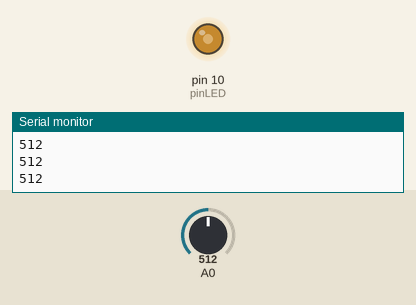
The sketch below on a simulated Arduino Uno, built with avr-gcc and run on an emulated ATmega328P. On the bench: output pins drawn as LEDs (lit = HIGH), the last lines printed to the serial monitor. The inputs (shaded band) are chosen by the test bench; at power-on: A0 = 512.

Above: at 1.2 s.
1.3 s: A0 set to 716
At 1.8 s:
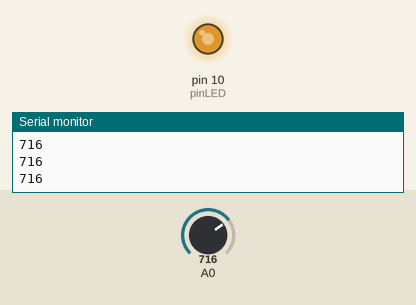
2.8 s: A0 set to 900
At 3.1 s:
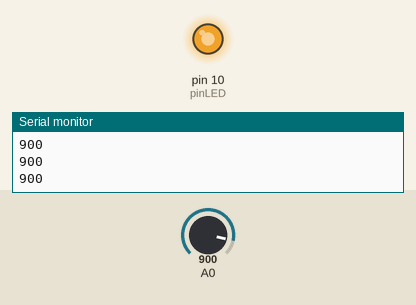
4.3 s: A0 set to 122
At 5.5 s:
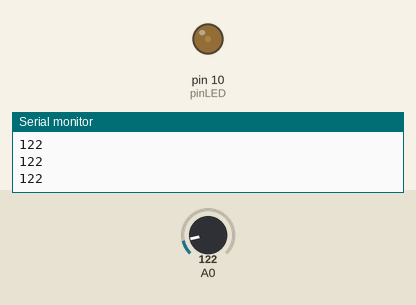
5.8 s: A0 set to 0
At 6.9 s:
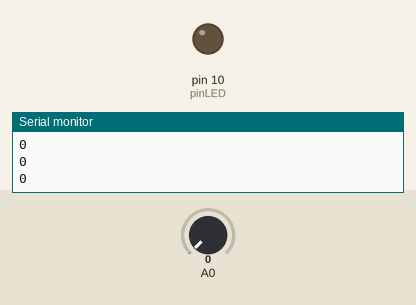
7.3 s: A0 set to 511
At 8.2 s:
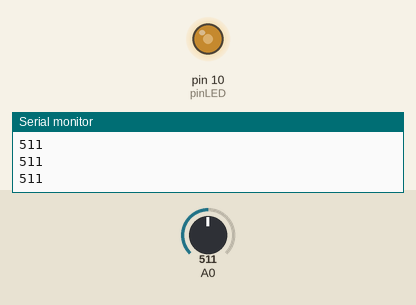
Timing chart, 0 to 9.8 s (numbered marks = the images above; inputs shaded):
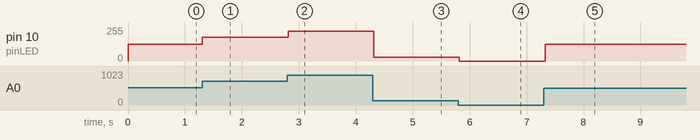

The sketch:

LDR.ino
```cpp
int valorLDR;                           //Creamos una variable para almacenar el valor del sensor
int valorLED;                           //Variable para la intensidad del LED
int pinLED = 10;

void setup() {
  Serial.begin(9600);                   //Abrimos comunicación serie (USB) con el ordenador
  pinMode(pinLED,OUTPUT);
}

void loop() {
  valorLDR = analogRead(A0);            //Leemos el PIN A0 y lo guardamos en valorPot
  Serial.println(valorLDR);             //Escribimos en la consola

  valorLED = map(valorLDR,0,1023,0,255);

  analogWrite(pinLED,valorLED);

  delay(100);                           //Esperamos un poco para que tome bien las lecturas
}
```

Measured:
- after the input at 1.3 s, pin 10 (pinLED): 127/255 → 178/255 at once
- after the input at 2.8 s, pin 10 (pinLED): 178/255 → 224/255 at once
- after the input at 4.3 s, pin 10 (pinLED): 224/255 → 30/255 at once
- after the input at 5.8 s, pin 10 (pinLED): 30/255 → 0/255 at once
- after the input at 7.3 s, pin 10 (pinLED): 0/255 → 127/255 at once
